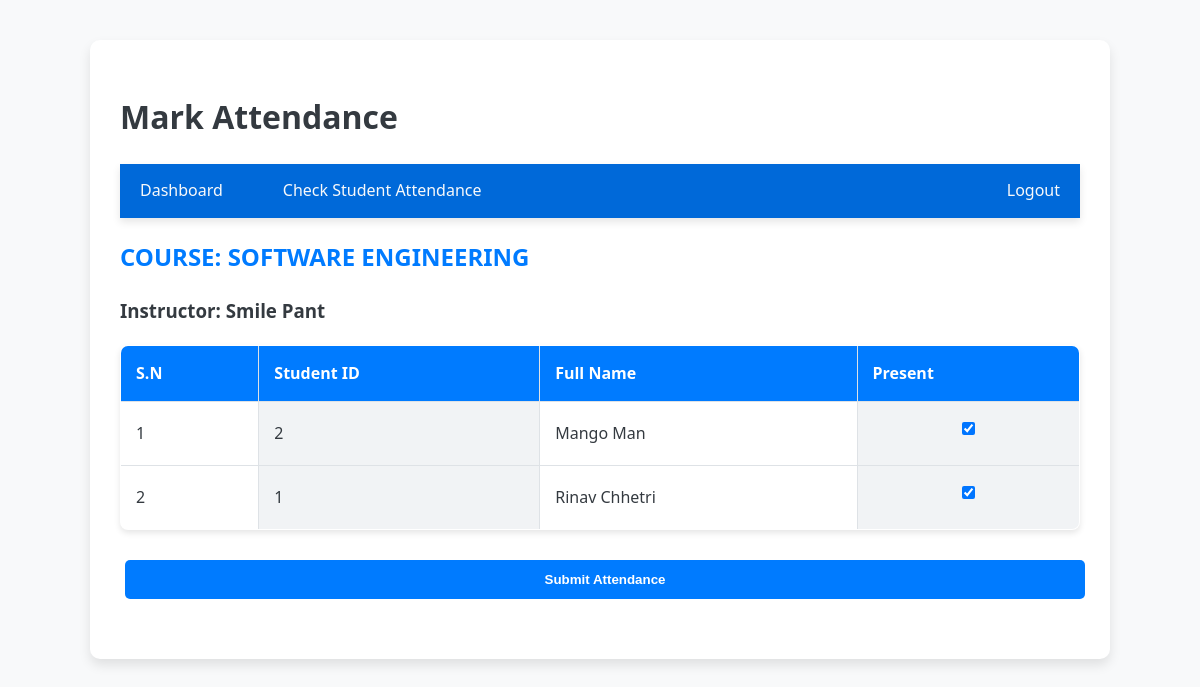
Screenshot of /instructor/manage_student/mark_attendance.php?course_id=2 (signed in) with the database file from the repository.
### tables this page shows
CREATE TABLE `courses` (
  `course_id` int(11) NOT NULL,
  `course_name` varchar(100) NOT NULL,
  `course_description` text,
  `semester` int(11) DEFAULT NULL
);

CREATE TABLE `instructors` (
  `instructor_id` int(11) NOT NULL,
  `first_name` varchar(50) NOT NULL,
  `last_name` varchar(50) NOT NULL,
  `email` varchar(100) NOT NULL,
  `hire_date` date DEFAULT NULL,
  `username` varchar(50) NOT NULL,
  `password_hash` varchar(255) NOT NULL
);

CREATE TABLE `students` (
  `student_id` int(11) NOT NULL,
  `first_name` varchar(50) NOT NULL,
  `last_name` varchar(50) NOT NULL,
  `email` varchar(100) NOT NULL,
  `semester` int(11) NOT NULL DEFAULT '1',
  `date_of_birth` date DEFAULT NULL,
  `enrollment_date` date DEFAULT NULL
);

### instructor/manage_student/mark_attendance.php (the view, shortened to what this page needs)
<?php
include '../../db_connect.php';
$instructor_id = $_SESSION['instructor_id'];
if ($_SERVER["REQUEST_METHOD"] == "GET" && isset($_GET['course_id'])) {
    $course_id = $_GET['course_id'];
    $sql_course = "SELECT course_name, semester FROM Courses WHERE course_id = ?";
    $stmt_course = $conn->prepare($sql_course);
    $stmt_course->bind_param("i", $course_id);
    if (!$stmt_course->execute()) {
        die("Execute failed: " . $stmt_course->error);
    }
    $result_course = $stmt_course->get_result();
    $course_info = $result_course->fetch_assoc();
    $course_name = $course_info['course_name'];
    $course_semester = $course_info['semester'];
    $sql_instructor = "SELECT first_name, last_name FROM Instructors WHERE instructor_id = ?";
    $stmt_instructor = $conn->prepare($sql_instructor);
    $stmt_instructor->bind_param("i", $instructor_id);
    if (!$stmt_instructor->execute()) {
        die("Execute failed: " . $stmt_instructor->error);
    }
    $result_instructor = $stmt_instructor->get_result();
    $instructor_info = $result_instructor->fetch_assoc();
    $instructor_name = $instructor_info['first_name'] . " " . $instructor_info['last_name'];
    $sql_students = "SELECT Students.student_id, Students.first_name, Students.last_name, Students.semester
    FROM Students
    WHERE semester = ?
    ORDER BY Students.first_name";
    $stmt_students = $conn->prepare($sql_students);
    $stmt_students->bind_param("i", $course_semester);
    if (!$stmt_students->execute()) {
        die("Execute failed: " . $stmt_students->error);
    }
    $result_students = $stmt_students->get_result();
    $students = $result_students->fetch_all(MYSQLI_ASSOC);
} else {
    header("Location: instructor_dashboard.php?error=Course ID not provided");
    exit;
}
?>
<!DOCTYPE html>
<html lang="en">
<head>
    <link rel="stylesheet" type="text/css" href="/css/style.css">
</head>
<body>
    <div class="container">
        <h1>Mark Attendance</h1>
        <?php include '../components/navbar.php'; ?>
        <h2>Course: <?= $course_name ?></h2>
        <h3>Instructor: <?= $instructor_name ?></h3>
        <form method="post" action="submit_attendance.php">
            <table id="studentsTable">
                <thead>
                    <tr>
                        <th>S.N</th>
                        <th>Student ID</th>
                        <th>Full Name</th>
                        <th>Present</th>
                    </tr>
                </thead>
                <tbody>
                    <?php $num = 1;
                    foreach ($students as $student) : ?>
                        <tr>
                            <td><?= $num ?></td>
                            <td><?= $student['student_id'] ?></td>
                            <td><?= $student['first_name'] . " " .  $student['last_name'] ?></td>
                            <td><input checked type="checkbox" name="present[]" value="<?= $student['student_id'] ?>"></td>
                        </tr>
                    <?php $num++;
                    endforeach; ?>
                </tbody>
            </table>
            <input type="submit" value="Submit Attendance" />
        </form>
    </div>
</body>
</html>

### css/style.css (style rules this page uses)
body { font-family: 'Segoe UI', Tahoma, Geneva, Verdana, sans-serif; background-color: #f8f9fa; margin: 0; padding: 0; line-height: 1.6; color: #343a40; }
.container { width: 80%; margin: 40px auto; padding: 30px; background-color: #ffffff; box-shadow: 0 6px 12px rgba(0, 0, 0, 0.1); border-radius: 10px; }
h2 { color: #007bff; margin-bottom: 20px; font-weight: 700; text-transform: uppercase; }
form { margin-bottom: 20px; }
form input, form select { width: 100%; padding: 12px; margin: 5px 0 15px; border: 1px solid #ced4da; border-radius: 5px; transition: border-color 0.3s, box-shadow 0.3s; }
.btn, form input[type="submit"] { min-width: 120px; padding: 12px 20px; border: none; border-radius: 5px; background-color: #007bff; color: white; cursor: pointer; transition: background-color 0.3s, transform 0.3s; display: inline-block; margin: 10px 5px; font-weight: 600; }
table { width: 100%; border-collapse: collapse; margin-bottom: 20px; background-color: #ffffff; border-radius: 8px; overflow: hidden; box-shadow: 0 3px 6px rgba(0, 0, 0, 0.1); }
table, th, td { border: 1px solid #dee2e6; }
th, td { padding: 15px; text-align: left; }
th { background-color: #007bff; color: white; font-weight: 600; }
td { background-color: #ffffff; }
td:nth-child(even) { background-color: #f1f3f5; }

### rows the page displays
courses: course_name "SOFTWARE ENGINEERING"
instructors: instructor_name "Smile Pant"
students: student_id "2", first_name "Mango", last_name "Man"
students: student_id "1", first_name "Rinav", last_name "Chhetri"
